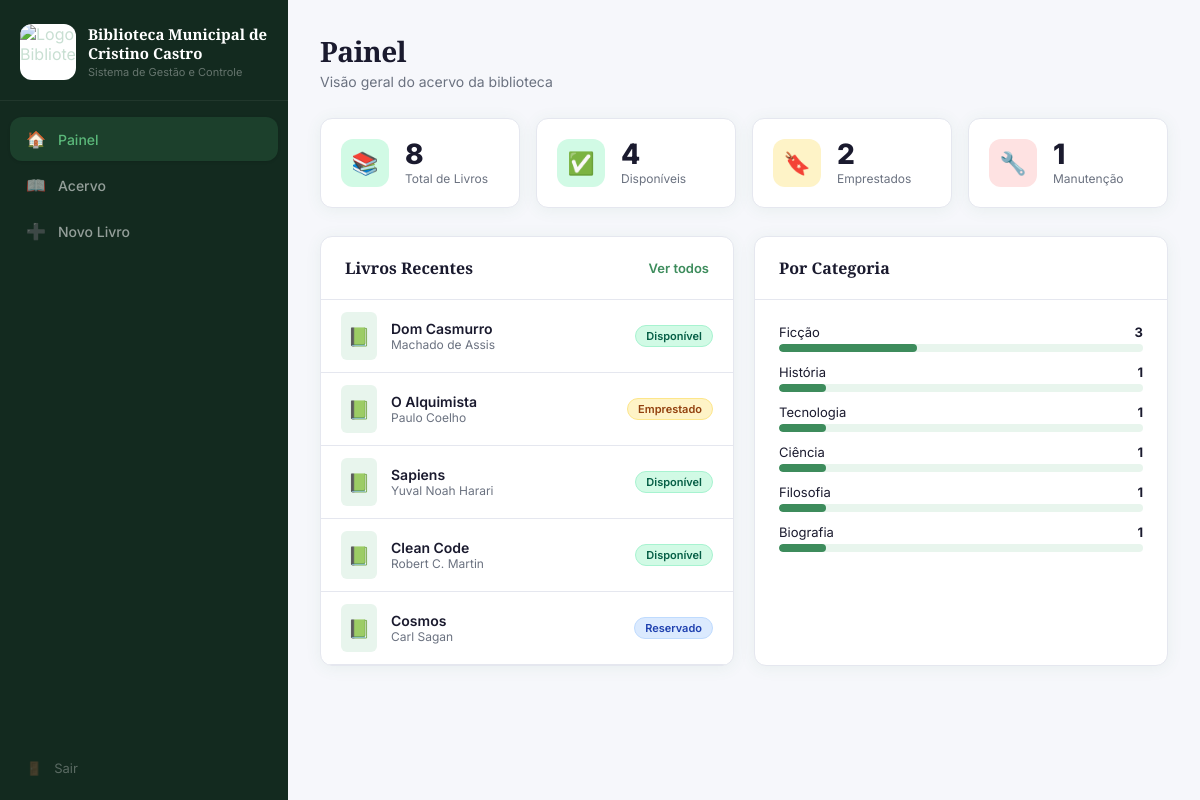
The app's page /painel.php with its own data.
### tables this page shows
CREATE TABLE IF NOT EXISTS livros (
  id          INT AUTO_INCREMENT PRIMARY KEY,
  titulo      VARCHAR(255) NOT NULL,
  autor       VARCHAR(255) NOT NULL,
  isbn        VARCHAR(20)  DEFAULT NULL,
  categoria   ENUM('fiction','non_fiction','science','technology',
                   'history','philosophy','art','biography',
                   'education','other') DEFAULT 'other',
  ano         YEAR         DEFAULT NULL,
  editora     VARCHAR(150) DEFAULT NULL,
  paginas     INT          DEFAULT NULL,
  status      ENUM('available','borrowed','reserved','maintenance')
              NOT NULL DEFAULT 'available',
  localizacao VARCHAR(100) DEFAULT NULL,
  descricao   TEXT         DEFAULT NULL,
  capa_url    VARCHAR(500) DEFAULT NULL,
  criado_em   DATETIME     NOT NULL DEFAULT CURRENT_TIMESTAMP,
  atualizado_em DATETIME   NOT NULL DEFAULT CURRENT_TIMESTAMP
              ON UPDATE CURRENT_TIMESTAMP
);

### functions.php (called while the page is built, shortened)
<?php
function categorias(): array {
    return [
        'fiction'     => 'Ficção',
        'non_fiction' => 'Não-Ficção',
        'science'     => 'Ciência',
        'technology'  => 'Tecnologia',
        'history'     => 'História',
        'philosophy'  => 'Filosofia',
        'art'         => 'Arte',
        'biography'   => 'Biografia',
        'education'   => 'Educação',
        'other'       => 'Outros',
    ];
}
function statuses(): array {
    return [
        'available'   => ['label' => 'Disponível',  'css' => 'badge-available'],
        'borrowed'    => ['label' => 'Emprestado',  'css' => 'badge-borrowed'],
        'reserved'    => ['label' => 'Reservado',   'css' => 'badge-reserved'],
        'maintenance' => ['label' => 'Manutenção',  'css' => 'badge-maintenance'],
    ];
}
function labelStatus(string $status): string {
    return statuses()[$status]['label'] ?? $status;
}
function cssStatus(string $status): string {
    return statuses()[$status]['css'] ?? 'badge-available';
}
function labelCategoria(string $cat): string {
    return categorias()[$cat] ?? $cat;
}
function listarLivros(string $busca = '', string $categoria = '', string $status = ''): array {
    $pdo    = getConnection();
    $where  = [];
    $params = [];
    $sql = 'SELECT * FROM livros';
    $sql .= ' ORDER BY criado_em DESC';
    $stmt = $pdo->prepare($sql);
    $stmt->execute($params);
    return $stmt->fetchAll();
}
function estatisticas(): array {
    $pdo  = getConnection();
    $rows = $pdo->query(
        "SELECT
           COUNT(*) AS total,
           SUM(status = 'available')   AS disponiveis,
           SUM(status = 'borrowed')    AS emprestados,
           SUM(status = 'maintenance') AS manutencao
         FROM livros"
    )->fetch();
    return $rows;
}
function e(mixed $v): string {
    return htmlspecialchars((string)($v ?? ''), ENT_QUOTES, 'UTF-8');
}

### painel.php (the view, shortened to what this page needs)
<?php
require_once 'functions.php';
$stats  = estatisticas();
$livros = listarLivros('', '', '');
$recentes = array_slice($livros, 0, 5);
$catCount = [];
foreach ($livros as $l) {
    $c = $l['categoria'] ?? 'other';
    $catCount[$c] = ($catCount[$c] ?? 0) + 1;
}
?>
<!DOCTYPE html>
<html lang="pt-BR">
<head>
  <link rel="stylesheet" href="../css/style.css">
</head>
<body>
<div class="wrapper">
  <?php include 'sidebar.php'; ?>
  <main class="main">
    <div class="page-header">
      <div>
        <h2>Painel</h2>
        <p>Visão geral do acervo da biblioteca</p>
      </div>
    </div>
    <div class="stats-grid">
      <div class="stat-card">
        <div class="stat-icon green">📚</div>
        <div class="stat-info">
          <div class="value"><?= $stats['total'] ?></div>
          <div class="label">Total de Livros</div>
        </div>
      </div>
      <div class="stat-card">
        <div class="stat-icon green">✅</div>
        <div class="stat-info">
          <div class="value"><?= $stats['disponiveis'] ?></div>
          <div class="label">Disponíveis</div>
        </div>
      </div>
      <div class="stat-card">
        <div class="stat-icon amber">🔖</div>
        <div class="stat-info">
          <div class="value"><?= $stats['emprestados'] ?></div>
          <div class="label">Emprestados</div>
        </div>
      </div>
      <div class="stat-card">
        <div class="stat-icon red">🔧</div>
        <div class="stat-info">
          <div class="value"><?= $stats['manutencao'] ?></div>
          <div class="label">Manutenção</div>
        </div>
      </div>
    </div>
    <div style="display:grid;grid-template-columns:1fr 1fr;gap:20px">
      <div class="card">
        <div class="card-header" style="display:flex;justify-content:space-between;align-items:center">
          <h3>Livros Recentes</h3>
          <a href="listar.php" style="font-size:13px;color:var(--primary);font-weight:600">Ver todos</a>
        </div>
        <div class="card-body" style="padding:0">
          <?php if (empty($recentes)): ?>
            <div class="empty"><div class="empty-icon">📚</div><p>Nenhum livro cadastrado</p></div>
          <?php else: ?>
            <?php foreach ($recentes as $l): ?>
            <a href="detalhe.php?id=<?= $l['id'] ?>" style="display:flex;align-items:center;gap:14px;padding:12px 20px;border-bottom:1px solid var(--border);transition:background .15s" onmouseover="this.style.background='#f6faf7'" onmouseout="this.style.background=''">
              <div class="book-thumb">
                <?php if ($l['capa_url']): ?>
                  <img src="<?= e($l['capa_url']) ?>" alt="">
                <?php else: ?>📗<?php endif; ?>
              </div>
              <div style="flex:1;min-width:0">
                <div class="book-title" style="white-space:nowrap;overflow:hidden;text-overflow:ellipsis"><?= e($l['titulo']) ?></div>
                <div class="book-author"><?= e($l['autor']) ?></div>
              </div>
              <span class="badge <?= cssStatus($l['status']) ?>"><?= labelStatus($l['status']) ?></span>
            </a>
            <?php endforeach; ?>
          <?php endif; ?>
        </div>
      </div>
      <div class="card">
        <div class="card-header"><h3>Por Categoria</h3></div>
        <div class="card-body">
          <?php foreach ($catCount as $key => $n): ?>
          <div style="margin-bottom:12px">
            <div style="display:flex;justify-content:space-between;font-size:13px;margin-bottom:4px">
              <span><?= e(labelCategoria($key)) ?></span>
              <span style="font-weight:700"><?= $n ?></span>
            </div>
            <div style="height:8px;background:#e8f5ed;border-radius:99px;overflow:hidden">
              <div style="height:100%;width:<?= ($stats['total'] > 0 ? round($n / $stats['total'] * 100) : 0) ?>%;background:var(--primary);border-radius:99px;transition:width .5s"></div>
            </div>
          </div>
          <?php endforeach; ?>
        </div>
      </div>
    </div>
  </main>
</div>
</body>
</html>

### sidebar.php
<?php
$pagina = basename($_SERVER['PHP_SELF']);
?>
<aside class="sidebar">
  <div class="sidebar-brand">
    <div class="sidebar-brand-icon">
      <img src="https://i.ibb.co/5gkZ8PRJ/189f4d12f-imagem-2026-06-15-013654858.png" alt="Logo Biblioteca">
    </div>
    <div class="sidebar-brand-text">
      <h1>Biblioteca Municipal de Cristino Castro</h1>
      <p>Sistema de Gestão e Controle</p>
    </div>
  </div>
  <nav class="sidebar-nav">
    <a href="painel.php"  class="<?= $pagina === 'painel.php'  ? 'active' : '' ?>"><span class="icon">🏠</span> Painel</a>
    <a href="listar.php"  class="<?= $pagina === 'listar.php'  ? 'active' : '' ?>"><span class="icon">📖</span> Acervo</a>
    <a href="criar.php"   class="<?= $pagina === 'criar.php'   ? 'active' : '' ?>"><span class="icon">➕</span> Novo Livro</a>
  </nav>
  <div class="sidebar-footer">
    <a href="../index.php"><span class="icon">🚪</span> Sair</a>
  </div>
</aside>

### records on screen
livros: titulo "Dom Casmurro", autor "Machado de Assis", status "Disponível"
livros: titulo "O Alquimista", autor "Paulo Coelho", status "Emprestado"
livros: titulo "Sapiens", autor "Yuval Noah Harari", status "Disponível"
livros: titulo "Clean Code", autor "Robert C. Martin", status "Disponível"
livros: titulo "Cosmos", autor "Carl Sagan", status "Reservado"

### other values on screen
$stats['total'] "8"
$stats['disponiveis'] "4"
$stats['emprestados'] "2"
$stats['manutencao'] "1"
labelCategoria($key) "Ficção"
$n "3"
labelCategoria($key) "História"
$n "1"
labelCategoria($key) "Tecnologia"
labelCategoria($key) "Ciência"
labelCategoria($key) "Filosofia"
labelCategoria($key) "Biografia"
